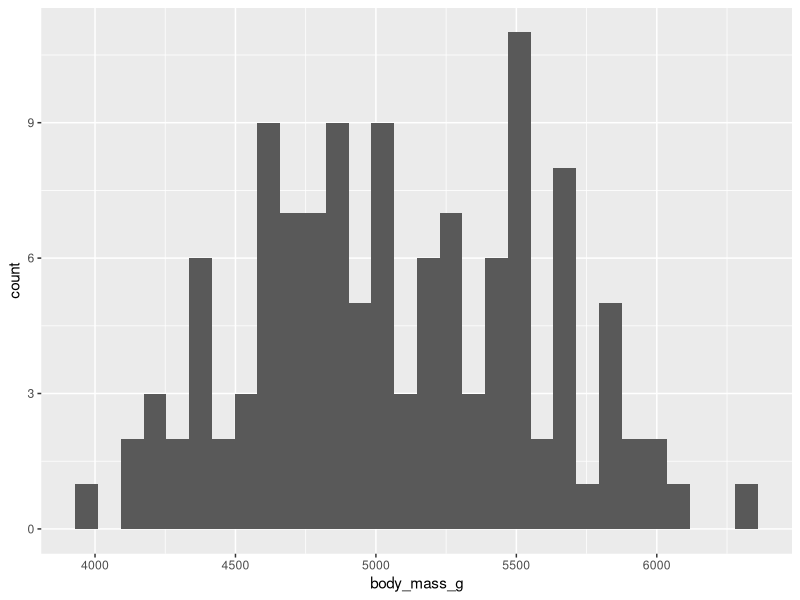

This chart was generated by the following R code: (Note: this script raises an error after producing the figure.)
########## Lesson 3: t-tests ############

library(tidyverse)
library(lubridate)
library(rmarkdown)


### 1sample t-tes:  1 distribution compared to theoretical mean 
#### unpaired 2-sample t-test: compare (ex flipper length of penguins
  #with disribution of flipper length of daily penguins)

## 1sample t test: 
library(palmerpenguins)
summary(penguins)
#gentoo
gentoo = penguins %>%
  filter(species == "Gentoo")

#make histogram of gentoo:
ggplot(data=gentoo) +
  geom_histogram(aes(x=body_mass_g))

##Calculate summary stats:
summary(gentoo)

##t-test for gentoo body mass
mean(gentoo$body_mass_g, na.rm=TRUE) ##output mean is 5,076.016 grams 
sd(gentoo$body_mass_g, na.rm=TRUE) ##standard deviation= 504.1162
###assumptions that must be made about the data set: 
#1. there must not be any outliers, id them
#2. make sure data is normal so: test for outliers: 
##test for outliers: 
gentoo %>%
  identify_outliers(body_mass_g)
###output is 0 rows meaning no outliers. 

##Q-Qplot- nice way to check if data looks pretty  normal
ggplot(data=gentoo) +
  stat_qq(aes(sample=body_mass_g))

## 1 sample t-test:  
  #Gntoo body mass
t.test(gentoo$body_mass_g, mu=5500) #compare with mean from EOL website

gentoo_results = gentoo %>%
  t_test(body_mass_g ~ 1, mu=5500)
##t_test format(body mass (as a function of ~) 1)
gentoo_results

##Unpaired 2 sample t-test(or independent sample t-test): 2 distributions and seeing if similar
  #ex: compare body mass of gento and Adelie penguins 
    #first create sepereate data frame to look at just what were interested in: 
data_for_t_test = penguins %>%
  filter(species %in% c("Gentoo", "Adelie")) %>%
  filter(!is.na(body_mass_g)) #filter out the NAs
summary(data_for_t_test)
#to simplify the data set we are going to remove the columns of everything but species and body
data_for_t_test = penguins %>%
  filter(species %in% c("Gentoo", "Adelie")) %>%
  filter(!is.na(body_mass_g)) %>%
  select(species, body_mass_g) %>%
  droplevels()

  summary(data_for_t_test)

  
## Calculate summary statistics
data_for_t_test %>%
  group_by(species) %>% #this will calc mean seperately for gentoo and adelie 
  summarize(mean = mean(body_mass_g),
            sd = sd(body_mass_g))

#create a historgram for it: splitview of 2 histograms per specie
ggplot(data=data_for_t_test) +
  geom_histogram(aes(x=body_mass_g)) +
  facet_wrap(~species, scales="free")

##Identify outliers- 0 rows means no outliers. 
data_for_t_test %>%
  group_by(species) %>%
  identify_outliers(body_mass_g)

##QQplot for data for t test
ggplot(data=data_for_t_test) +
  stat_qq(aes(sample=body_mass_g)) +
  facet_wrap(~species, scales="free")

##To run unpaired 2 sample t test must first check variances are similar
  #check for equality of variance: 
data_for_t_test %>%
  levene_test(body_mass_g~species) #comparing body mass distribution for each factor in the species column
  ##output- tested alternative hypothesis, pvalues=0.159 and not less than 0.05 so the data passed the levene test and the variances are equal enough to run the t-test now. 
  
  #unpaired 2-sample t test
t.test(data_for_t_test$body_mass_g ~ data_for_t_test$species, var.equal=TRUE)
##output- the adelie body mass is significantly samller than gentoo body mass. 
data_for_t_test %>%
  t_test(body_mass_g ~ species)

## Correlations of penguin bill depth and length: 
ggplot(data=gentoo) +
  geom_point(aes(x=bill_length_mm, y=bill_depth_mm))
  ##output is scatterplot to see how correlated
  #now check correlation
cor.test(x=gentoo$bill_length_mm, y=gentoo$bill_depth_mm, use="complete.obs") #complete.obs takes values of only anctual numbers and no NA or missing data
summary(gentoo)
##cor.text output, if zero that means no correlation. 

#note using just cor will just ouput the pure value but if u want detailed results use cor.text. 

##to run correlation on specific columns that only have numberical data: 
cor(gentoo[,3:6], use="complete.obs") #note placing a coma first in brackets tells R that we want all rows and only columns 3 through 6. 

##load in GGally 
library(GGally)
##to quicly look at our data relations to one another: 
Correlation_all_variables = penguins %>%
  select(species, bill_length_mm, bill_depth_mm, body_mass_g, flipper_length_mm) %>%
  ggpairs(aes(color=species))

##save plots: 
write.csv(Correlation_all_variables, 'data/processed/Total penguin variable correlation summary.csv')
